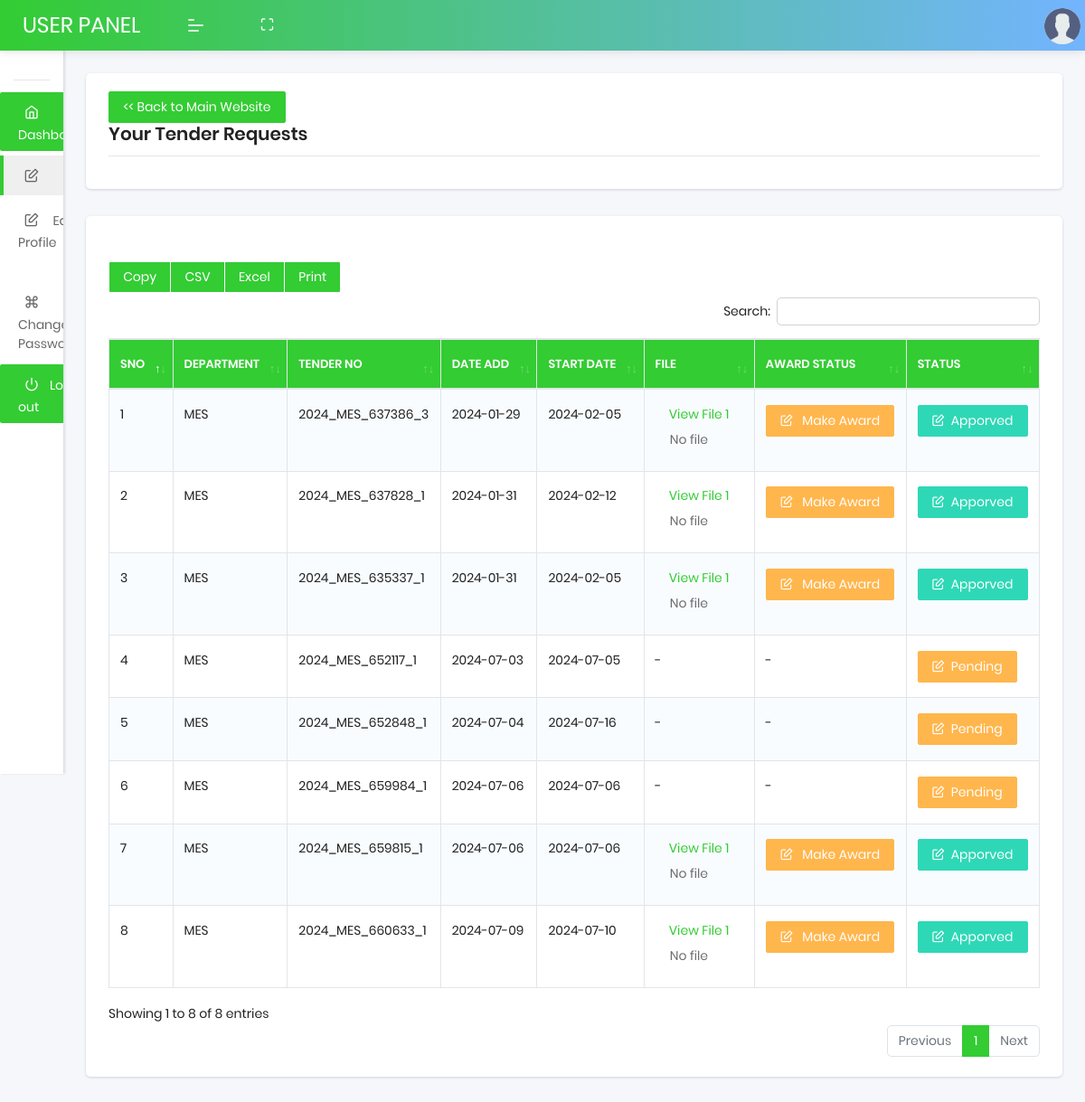
Screenshot of /user/tender-request.php (signed in) with the database file from the repository.
### tables this page shows
CREATE TABLE `user_tender_requests` (
  `id` int(11) NOT NULL,
  `member_id` int(11) NOT NULL,
  `tenderID` varchar(20) NOT NULL,
  `department_id` int(11) NOT NULL,
  `created_at` timestamp NOT NULL DEFAULT current_timestamp(),
  `status` varchar(15) NOT NULL,
  `tender_no` varchar(20) DEFAULT NULL,
  `name_of_work` varchar(255) DEFAULT NULL,
  `file_name` varchar(255) DEFAULT NULL,
  `reference_code` varchar(20) DEFAULT NULL,
  `section_id` varchar(20) NOT NULL,
  `sent_at` datetime DEFAULT NULL,
  `selected_user_id` int(11) DEFAULT NULL,
  `allotted_at` datetime DEFAULT NULL,
  `reminder_days` int(11) DEFAULT NULL,
  `updated_at` datetime DEFAULT current_timestamp() ON UPDATE current_timestamp(),
  `division_id` varchar(11) DEFAULT NULL,
  `sub_division_id` varchar(11) DEFAULT NULL,
  `due_date` varchar(30) NOT NULL,
  `remark` varchar(10) DEFAULT NULL,
  `remarked_at` datetime DEFAULT NULL,
  `project_status` varchar(11) DEFAULT NULL,
  `file_name2` varchar(255) DEFAULT NULL,
  `tentative_cost` varchar(200) DEFAULT NULL,
  `auto_quotation` varchar(255) DEFAULT '0',
  `delete_tender` varchar(255) NOT NULL DEFAULT '0'
);

CREATE TABLE `department` (
  `department_id` int(11) NOT NULL,
  `department_name` varchar(100) NOT NULL,
  `status` int(11) NOT NULL DEFAULT 1
);

### user/tender-request.php (the view, shortened to what this page needs)
<?php
include("../login/db/config.php");
$memberQuery = "SELECT member_id FROM members WHERE email_id='" . $_SESSION["login_register"] . "'";
$memberData = mysqli_query($db, $memberQuery);
$member = mysqli_fetch_row($memberData);
$query = "SELECT department.department_name,  ur.tenderID, ur.created_at,
ur.due_date, ur.file_name,  ur.status, ur.id, ur.remark, ur.project_status, ur.file_name2 FROM user_tender_requests ur
inner join department on ur.department_id = department.department_id WHERE ur.member_id='" . $member[0] . "'";
$result = mysqli_query($db, $query);
?>
<!DOCTYPE html>
<html lang="en">
<head>
    <link rel="stylesheet" href="assets/css/plugins/dataTables.bootstrap4.min.css">
    <link rel="stylesheet" href="assets/css/style.css">
</head>
<body class="">
    <nav class="pcoded-navbar menupos-fixed menu-light ">
        <div class="navbar-wrapper  ">
            <div class="navbar-content scroll-div ">
                <ul class="nav pcoded-inner-navbar ">
                    <li class="nav-item pcoded-menu-caption">
                    </li>
                    <li class="nav-item">
                        <a href="home.php" class="nav-link " style="background:#33cc33; color:#fff;"><span
                                class="pcoded-micon"><i class="feather icon-home"></i></span><span
                                class="">Dashboard</span></a>
                    </li>
                    <li class="nav-item">
                        <a href="tender-request.php" class="nav-link "><span class="pcoded-micon"><i
                                    class="feather icon-edit"></i></span></a>
                    </li>
                    <li class="nav-item">
                        <a href="edit-profile.php" class="nav-link"><span class="pcoded-micon"><i
                                    class="feather icon-edit"></i></span><span class="">
                                Edit Profile</span></a>
                    </li>
                    <li class="nav-item">
                        <a href="changepass.php" class="nav-link"><span class="pcoded-micon"><i
                                    class="feather icon-command"></i></span><span class="">Change
                                Password</span></a>
                    </li>
                    <li class="nav-item">
                        <a href="logout.php" class="nav-link " style="background:#33cc33; color:#fff;"><span
                                class="pcoded-micon"><i class="feather icon-power"></i></span><span class="">Log
                                out</span></a>
                    </li>
                </ul>
            </div>
        </div>
    </nav>
    <header class="navbar pcoded-header navbar-expand-lg navbar-light headerpos-fixed header-blue">
        <div class="m-header">
            <a class="mobile-menu" id="mobile-collapse" href="#!"><span></span></a>
            <a href="#!" class="b-brand" style="font-size:24px;">
                USER PANEL
            </a>
        </div>
        <div class="collapse navbar-collapse">
            <ul class="navbar-nav mr-auto">
                <li class="nav-item">
                    <a href="#!" class="full-screen" onClick="javascript:toggleFullScreen()"><i
                            class="feather icon-maximize"></i></a>
                </li>
            </ul>
        </div>
        <div class="dropdown drp-user">
            <a href="#!" class="dropdown-toggle" data-toggle="dropdown">
                <img src="assets/images/user.png" class="img-radius wid-40" alt="User-Profile-Image">
            </a>
        </div>
    </header>
    <section class="pcoded-main-container">
        <div class="pcoded-content">
            <div class="page-header">
                <div class="page-block">
                    <div class="row align-items-center">
                        <div class="col-md-12">
                            <a href="../index.php" class="btn btn-primary">
                                << Back to Main Website</a>
                                    <div class="page-header-title">
                                        <h5 class="m-b-10">Your Tender Requests
                                        </h5>
                                    </div>
                        </div>
                    </div>
                </div>
            </div>
            <div class="row">
                <div class="col-sm-12">
                    <div class="card">
                        <div class="card-header table-card-header">
                        </div>
                        <div class="card-body">
                            <div class="dt-responsive table-responsive">
                                <?php
                                    echo '<table id="basic-btn" class="table table-striped table-bordered nowrap">';
                                    echo "<thead>";
                                    echo "<tr>";
                                    echo "<th>SNO</th>";
                                    echo "<th>Department</th>";
                                    echo "<th>Tender No</th>";
                                    echo "<th>Date Add</th>";
                                    echo "<th>Start Date</th>";
                                    echo "<th>File</th>";
                                    echo "<th>Award Status</th>";
                                    echo "<th>Status</th>";
                                    echo "</tr>";
                                    echo "</thead>";
                                    $count = 1;
                                    echo "<tbody>";
                                    while ($row = mysqli_fetch_row($result)) {
                                        echo "<tr class='record'>";
                                        echo "<td> $count</td>";
                                        echo "<td>" . $row['0'] . "</td>";
                                        echo "<td>" . $row['1'] . "</td>";
                                        echo "<td>" . date_format(date_create($row[2]),"Y-m-d ") . "</td>";
                                        echo "<td>" . date_format(date_create($row[3]),"Y-m-d ") . "</td>";
                                        $res = $row[6];
                                        $res = base64_encode($res);
                                        if ($row[5] == 'Requested' || $row[5]=='Sent') {
                                            echo "<td>  - </td>";
                                            echo "<td> -</td>";
                                            echo "<td> <button type='button' class='btn btn-warning'><i class='feather icon-edit'></i> &nbsp;Pending</button>  </td>";
                                        }
                                        else {
                                            if($row[5]=='Allotted' && (empty($row[7])))
                                            {
                                            echo "<td>" . '<a href="../login/tender/' . $row[4] . '"  target="_blank" style="padding:6px 15.2px;"/>View File 1 </a>' . "</br>";
                                            if (!empty($row[9])) {
                                                echo  '<a href="../login/tender/' . $row[9] . '" target="_blank" style="padding:6px 15.2px;" />View File 2</a>' . "</td>";
                                            } else {
                                                echo '<a href="../login/tender/' . $row[9] . '" class="btn disabled" target="_blank"/>No file </a>' . "</td>";
                                            }
                                            echo "<td>  <a href='reward-tender-edit.php?id=$res'><button type='button' class='btn btn-warning'><i class='feather icon-edit'></i> &nbsp; Make Award</button></a>  </td>";
                                            echo "<td> <button type='button' class='btn btn-success'><i class='feather icon-edit'></i> &nbsp;Apporved</button>  </td>";
                                            }
                                        }
                                        echo "</tr>";
                                        $count++;
                                    }
                                    echo "</table>";
                                ?>
                            </div>
                        </div>
                    </div>
                </div>
            </div>
        </div>
    </section>
</body>
</html>

### rows the page displays
user_tender_requests: department.department_name "MES", tenderID "2024_MES_637386_3", created_at "2024-01-29", due_date "2024-02-05"
user_tender_requests: department.department_name "MES", tenderID "2024_MES_637828_1", created_at "2024-01-31", due_date "2024-02-12"
user_tender_requests: department.department_name "MES", tenderID "2024_MES_635337_1", created_at "2024-01-31", due_date "2024-02-05"
user_tender_requests: department.department_name "MES", tenderID "2024_MES_652117_1", created_at "2024-07-03", due_date "2024-07-05", status "Pending"
user_tender_requests: department.department_name "MES", tenderID "2024_MES_652848_1", created_at "2024-07-04", due_date "2024-07-16", status "Pending"
user_tender_requests: department.department_name "MES", tenderID "2024_MES_659984_1", created_at "2024-07-06", due_date "2024-07-06", status "Pending"
user_tender_requests: department.department_name "MES", tenderID "2024_MES_659815_1", created_at "2024-07-06", due_date "2024-07-06"
user_tender_requests: department.department_name "MES", tenderID "2024_MES_660633_1", created_at "2024-07-09", due_date "2024-07-10"
